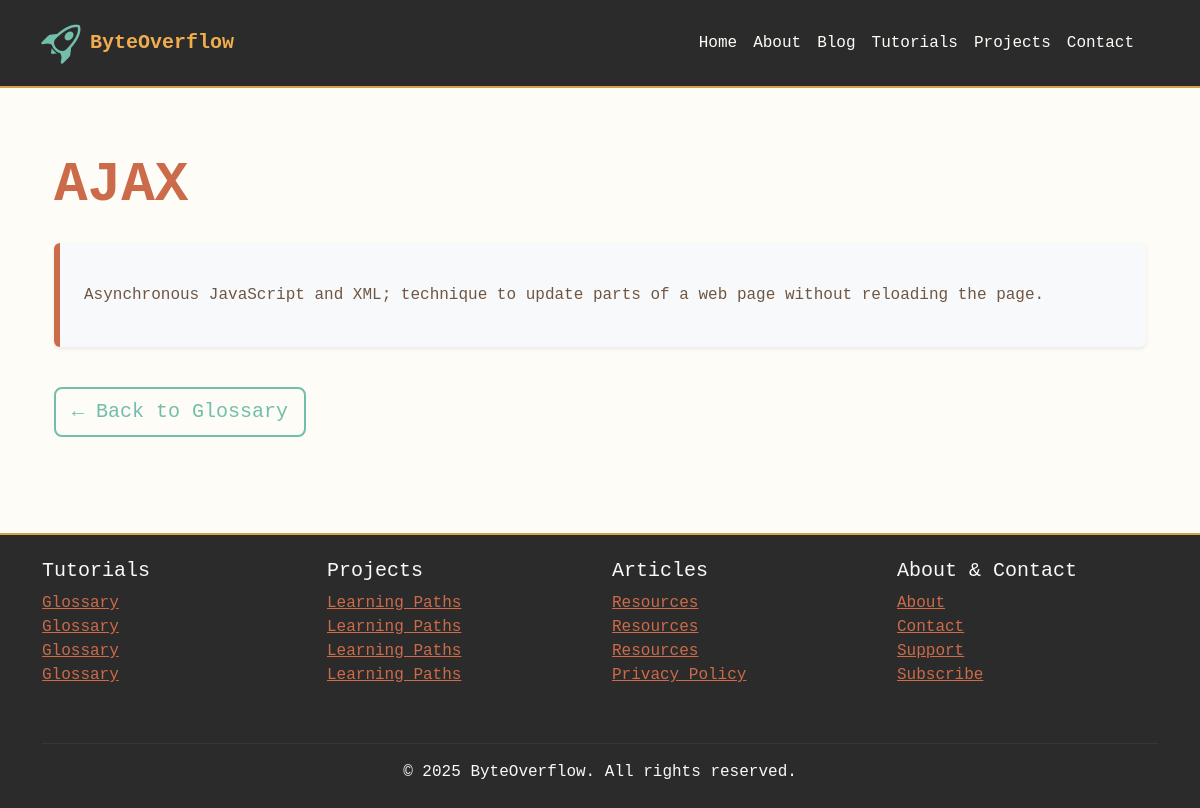
The app's page /glossary/term/ajax/ with its own data.
### glossary/models.py (models this page shows, shortened)
class Term(models.Model):
    term = models.CharField(max_length=200, unique=True)
    definition = models.TextField()
    slug = models.SlugField(unique=True)
    url = models.URLField(blank=True, null=True, help_text="Optional external link")
    image = models.ImageField(upload_to="glossary_images/", blank=True, null=True, help_text="Optional image")
    alphabet = models.CharField(max_length=1, editable=False)
    created_at = models.DateTimeField(auto_now_add=True)
    updated_at = models.DateTimeField(auto_now=True)
    class Meta:
        ordering = ['term']

### glossary/views.py (the view)
# urls.py: path("term/<slug:slug>/", views.TermDetailView.as_view(), name="term_detail"),
class TermDetailView(DetailView):
    model = Term
    template_name = "glossary/term_detail.html"
    context_object_name = "term"

### glossary/templates/glossary/term_detail.html (shortened to what this page needs)
{% extends "base.html" %}
{% load static %}
{% block content %}
<div class="container py-5">
  <div class="mb-4 text-start">
    <h1 class="display-4 fw-bold" style="color:#CC6B49;">{{ term.term }}</h1>
  </div>
  <div class="bg-light p-4 rounded shadow-sm mb-4" style="border-left: 6px solid #CC6B49;">
    <p class="fs-5" style="line-height:1.7;">{{ term.definition|linebreaks }}</p>
  </div>
  <div class="text-start">
    <a href="{% url 'glossary:term_list' %}" class="btn btn-outline-primary btn-lg mt-3">← Back to Glossary</a>
  </div>
</div>
{% endblock %}

### static/css/base.css (style rules this page uses)
body { background-color: #FDFCF7; color: #6F5643; font-family: 'Courier New', Courier, monospace; }
a { color: #CC6B49; transition: color 0.2s; }
.btn-outline-primary { background-color: transparent; border: 2px solid #73BDAB; color: #73BDAB; }
html, body { height: 100%; margin: 0; }
body { display: flex; flex-direction: column; }
.container { flex: 1; }

### records on screen
Term: term "AJAX", definition "Asynchronous JavaScript and XML; technique to update parts of a web page without reloading the page."
